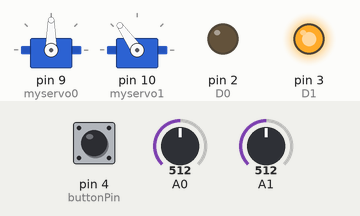
Recording of a sketch running on a simulated Arduino Uno, built with avr-gcc and run on an emulated ATmega328P. On the bench: 2 × servo, output pins drawn as LEDs (lit = HIGH). The inputs (shaded band) are chosen by the test bench; at power-on: A1 = 512, pin 4 (buttonPin) LOW, A0 = 512. Random numbers use the default seed unless the sketch sets one; what the sketch prints to the serial monitor is not drawn.

Above: at 1.3 s.
1.4 s: A1 set to 16
5.0 s: A1 set to 13
6.5 s: pin 4 (buttonPin) pulled HIGH for 0.6 s
At 7.85 s:
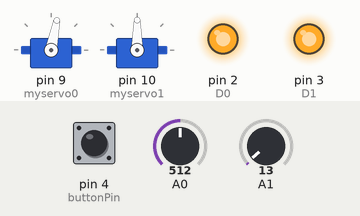
10.0 s: A0 set to 716
At 10.8 s:
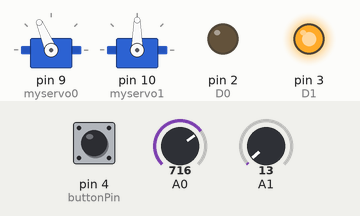
11.7 s: A1 set to 306
At 12.0 s:
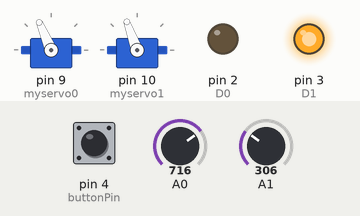
15.2 s: A0 set to 900
At 15.6 s:
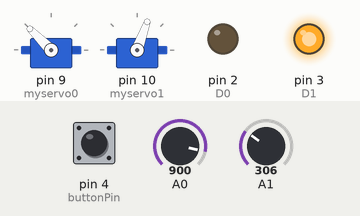
Timing chart, 0 to 19.7 s (numbered marks = the images above; inputs shaded):
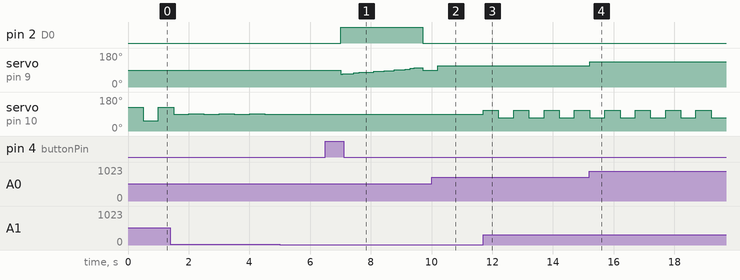

The sketch:

cat_laser_sans_pca_v2.ino
```cpp
#include <Servo.h>
// our servo # counter
Servo myservo0;  // create servo object to control a servo
Servo myservo1;  // create servo object to control a servo
int D0 = 2; // Left eye
int D1 = 3; // Right eye
// constants won't change. They're used here to set pin numbers:
const int buttonPin = 4;     // the number of the pushbutton pin
// variables will change:
int buttonState = 0;         // variable for reading the pushbutton status
// states variables
//int delta_x = 40;
int high_center;
int lateral_x;
int base_l=90;

void traject(){
high_center = analag_read_h();
lateral_x = analag_read_x();
  int delta_base;
  int delta_high;
  int base;
  int high;
  int base_a=random(base_l - lateral_x, base_l + lateral_x);
  int high_a=random(high_center - 30, high_center + 30 );
  while(check_button()==1){
    int base_b=random(base_l - lateral_x, base_l + lateral_x);
    int high_b=random(high_center - 30, high_center + 30);
    for( int i =0; i<10; i +=1){
        delta_base=(base_a - base_b)/10;
        delta_high=(high_a - high_b)/10;
        base=base_a-delta_base*i;
        high=high_a-delta_high*i;
        myservo1.write(base);
        myservo0.write(high);
        delay(random(50,500)); //200
        }
    base_a=base_b;
    high_a=high_b;
  }
}

void box_drow1(void)
{
        high_center = analag_read_h();
        lateral_x = analag_read_x();
        // basso dx
        myservo1.write(base_l + lateral_x);
        myservo0.write(high_center);
        delay(500);
        // basso sx
        high_center = analag_read_h();
        lateral_x = analag_read_x();
        myservo1.write(base_l-lateral_x);
        myservo0.write(high_center);
        delay(500);
        // alto sx
 //       high_center = analag_read_h();
 //       lateral_x = analag_read_x();
 //       myservo1.write(base_l-lateral_x);
 //       myservo0.write(high_center+30);
 //       delay(500);
 //       high_center = analag_read_h();
 //       lateral_x = analag_read_x();
 //       myservo1.write(base_l+lateral_x);
 //       myservo0.write(high_center+30);
 //       delay(500);
  }

void setup() {
  Serial.begin(9600);
  Serial.println("16 channel Servo test!");
  pinMode(D0, OUTPUT);
  pinMode(D1, OUTPUT);
  digitalWrite(D0, HIGH);   // turn the LED on (HIGH is the voltage level)
  digitalWrite(D1, HIGH);
  myservo0.attach(9);  // attaches the servo on pin 9 to the servo object
  myservo1.attach(10);  // attaches the servo on pin 9 to the servo object
  // initialize the pushbutton pin as an input:
  pinMode(buttonPin, INPUT);
}


int check_button(void) {
buttonState = digitalRead(buttonPin);
  // check if the pushbutton is pressed. If it is, the buttonState is HIGH:
  if (buttonState == HIGH) {
    // turn LED on:
  digitalWrite(D0, HIGH);   // turn the LED on (HIGH is the voltage level)
  return 1;
  } else {
    // turn LED off:
  digitalWrite(D0, LOW);   // turn the LED on (HIGH is the voltage level)
  return 0;
  }
}

int analag_read_h() {
  // read the input on analog pin 0:
  int sensorValue = analogRead(A0);
  high_center = map(sensorValue, 0, 1023, 30, 150);
  return high_center;
}

int analag_read_x() {
  // read the input on analog pin 1:
  int sensorValue = analogRead(A1);
  int lenght_x = map(sensorValue, 0, 1023, 0, 70);
  return lenght_x;
}

void loop() {
if (check_button()) {
    traject();
  } else {
    box_drow1();
  }
}
```

Measured:
- after the input at 6.5 s, pin 2 (D0): LOW → HIGH after 0.51 s, → LOW 2.7 s later
- after the input at 10.0 s, servo on pin 9 (myservo0): 90° → 113° after 0.20 s
- after the input at 11.7 s, servo on pin 10 (myservo1): alternates 110° for 0.50 s and 70° for 0.50 s, starting at once
- after the input at 15.2 s, servo on pin 9 (myservo0): 113° → 135° at once
- by itself, servo on pin 10 (myservo1): alternates 91° for 0.50 s and 89° for 0.50 s
